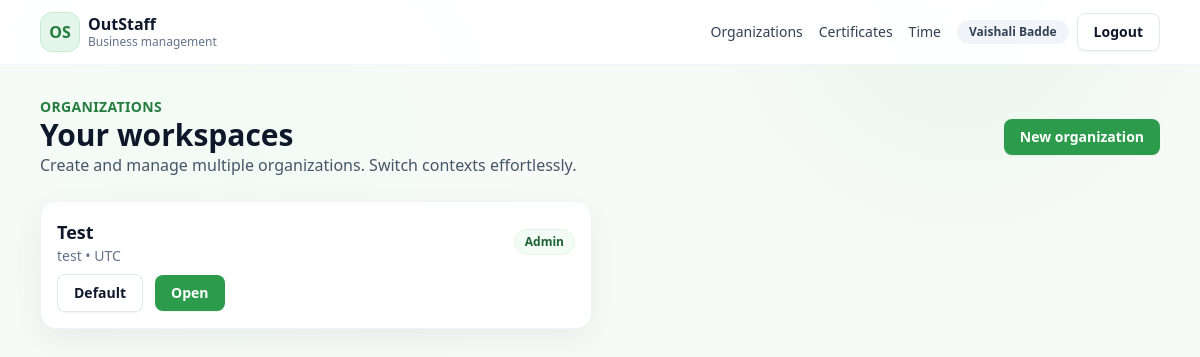
Screenshot of / (signed in) with the database file from the repository.
### app/models.py (models this page shows, shortened)
class TimestampMixin:
    created_at = db.Column(db.DateTime, default=datetime.utcnow)
    updated_at = db.Column(db.DateTime, default=datetime.utcnow, onupdate=datetime.utcnow)

class User(UserMixin, TimestampMixin, db.Model):
    id = db.Column(db.Integer, primary_key=True)
    email = db.Column(db.String(255), unique=True, nullable=False, index=True)
    password_hash = db.Column(db.String(255), nullable=False)
    name = db.Column(db.String(120), nullable=False)
    is_verified = db.Column(db.Boolean, default=False)
    memberships = db.relationship("Membership", backref="user", lazy=True, cascade="all, delete-orphan")
    certificates = db.relationship(
        "Certificate", backref="user", lazy=True, cascade="all, delete-orphan", foreign_keys="Certificate.user_id"
    )
    time_entries = db.relationship(
        "TimeEntry", backref="user", lazy=True, cascade="all, delete-orphan", foreign_keys="TimeEntry.user_id"
    )

class Membership(TimestampMixin, db.Model):
    id = db.Column(db.Integer, primary_key=True)
    user_id = db.Column(db.Integer, db.ForeignKey("user.id"), nullable=False)
    org_id = db.Column(db.Integer, db.ForeignKey("organization.id"), nullable=False)
    role = db.Column(db.Enum(Role), default=Role.MEMBER, nullable=False)
    status = db.Column(db.String(50), default="active", nullable=False)
    is_default = db.Column(db.Boolean, default=False)
    __table_args__ = (db.UniqueConstraint("user_id", "org_id", name="uq_membership_user_org"),)

class Organization(TimestampMixin, db.Model):
    id = db.Column(db.Integer, primary_key=True)
    name = db.Column(db.String(255), nullable=False)
    slug = db.Column(db.String(255), unique=True, nullable=False)
    timezone = db.Column(db.String(80), default="UTC")
    default_workweek = db.Column(db.String(80), default="Mon-Fri")
    created_by_id = db.Column(db.Integer, db.ForeignKey("user.id"), nullable=False)
    memberships = db.relationship("Membership", backref="organization", lazy=True, cascade="all, delete-orphan")
    invitations = db.relationship("Invitation", backref="organization", lazy=True, cascade="all, delete-orphan")
    certificate_types = db.relationship(
        "CertificateType", backref="organization", lazy=True, cascade="all, delete-orphan"
    )
    certificates = db.relationship("Certificate", backref="organization", lazy=True, cascade="all, delete-orphan")
    time_entries = db.relationship("TimeEntry", backref="organization", lazy=True, cascade="all, delete-orphan")
    projects = db.relationship("Project", backref="organization", lazy=True, cascade="all, delete-orphan")
    activities = db.relationship("Activity", backref="organization", lazy=True, cascade="all, delete-orphan")
    policies = db.relationship("Policy", backref="organization", lazy=True, cascade="all, delete-orphan")
    period_locks = db.relationship("PeriodLock", backref="organization", lazy=True, cascade="all, delete-orphan")
    holidays = db.relationship("Holiday", backref="organization", lazy=True, cascade="all, delete-orphan")
    report_presets = db.relationship("ReportPreset", backref="organization", lazy=True, cascade="all, delete-orphan")
    approval_logs = db.relationship("ApprovalLog", backref="organization", lazy=True, cascade="all, delete-orphan")

### app/orgs/routes.py (the view)
@orgs_bp.route("/")
@login_required
def list_orgs():
    memberships = (
        Membership.query.filter_by(user_id=current_user.id, status="active")
        .order_by(Membership.created_at.desc())
        .all()
    )
    return render_template("orgs/list.html", memberships=memberships)

### app/templates/orgs/list.html (shortened to what this page needs)
{% extends "base.html" %}
{% block content %}
<div class="flex items-center justify-between mb-6">
  <div>
    <p class="text-sm uppercase tracking-wide text-brand-700 font-semibold">Organizations</p>
    <h1 class="text-3xl font-bold">Your workspaces</h1>
    <p class="text-slate-600">Create and manage multiple organizations. Switch contexts effortlessly.</p>
  </div>
  <a class="btn btn-primary" href="{{ url_for('orgs.create_org') }}">New organization</a>
</div>
<div class="grid grid-cols-1 md:grid-cols-2 gap-4">
  {% for membership in memberships %}
  <div class="card p-4 flex flex-col gap-2">
    <div class="flex items-center justify-between">
      <div>
        <p class="text-lg font-semibold">{{ membership.organization.name }}</p>
        <p class="text-sm text-slate-500">{{ membership.organization.slug }} • {{ membership.organization.timezone }}</p>
      </div>
      <span class="badge">{{ membership.role.value|capitalize }}</span>
    </div>
    <div class="flex items-center gap-3">
      <form method="POST" action="{{ url_for('orgs.set_default_org', org_id=membership.organization.id) }}">
        <button class="btn btn-secondary" type="submit">
          {% if membership.is_default %}Default{% else %}Set default{% endif %}
        </button>
      </form>
      <a class="btn btn-primary" href="{{ url_for('orgs.view_org', org_id=membership.organization.id) }}">Open</a>
    </div>
  </div>
  {% else %}
  <div class="card p-4">
    <p class="text-slate-700">No organizations yet. Create your first one to begin.</p>
  </div>
  {% endfor %}
</div>
{% endblock %}

### app/templates/base.html (shortened to what this page needs)
<!doctype html>
<html lang="en">
  <head>
    <link rel="stylesheet" href="{{ url_for('static', filename='css/tailwind.css') }}" />
  </head>
  <body class="min-h-screen">
    <header class="border-b border-slate-100 bg-white/90 backdrop-blur sticky top-0 z-30">
      <div class="mx-auto max-w-6xl px-4 py-3 flex items-center justify-between">
        <a href="{{ url_for('orgs.list_orgs') if current_user.is_authenticated else url_for('auth.login') }}" class="flex items-center gap-2">
          <span class="h-10 w-10 rounded-xl bg-brand-100 border border-brand-200 flex items-center justify-center text-brand-700 font-bold">OS</span>
          <div class="leading-tight">
            <p class="font-semibold text-slate-900">OutStaff</p>
            <p class="text-xs text-slate-500">Business management</p>
          </div>
        </a>
        <nav class="flex items-center gap-4">
          {% if current_user.is_authenticated %}
          <a class="nav-link" href="{{ url_for('orgs.list_orgs') }}">Organizations</a>
          <a class="nav-link" href="{{ url_for('certificates.list_certificates', org_id=(active_membership.org_id if active_membership else (user_orgs[0].id if user_orgs else 0))) if user_orgs else '#' }}">Certificates</a>
          <a class="nav-link" href="{{ url_for('time.dashboard', org_id=(active_membership.org_id if active_membership else (user_orgs[0].id if user_orgs else 0))) if user_orgs else '#' }}">Time</a>
          <div class="flex items-center gap-2">
            <span class="pill">{{ current_user.name }}</span>
            <a class="btn btn-secondary" href="{{ url_for('auth.logout') }}">Logout</a>
          </div>
          {% else %}
          <a class="btn btn-secondary" href="{{ url_for('auth.login') }}">Sign in</a>
          <a class="btn btn-primary" href="{{ url_for('auth.signup') }}">Create account</a>
          {% endif %}
        </nav>
      </div>
    </header>
    <main class="mx-auto max-w-6xl px-4 py-8">
      {% block content %}{% endblock %}
    </main>
  </body>
</html>

### rows the page displays
User: name "Vaishali Badde"
Membership: organization.name "Test", organization.slug "test", organization.timezone "UTC", role.value "Admin", is_default "Default"
